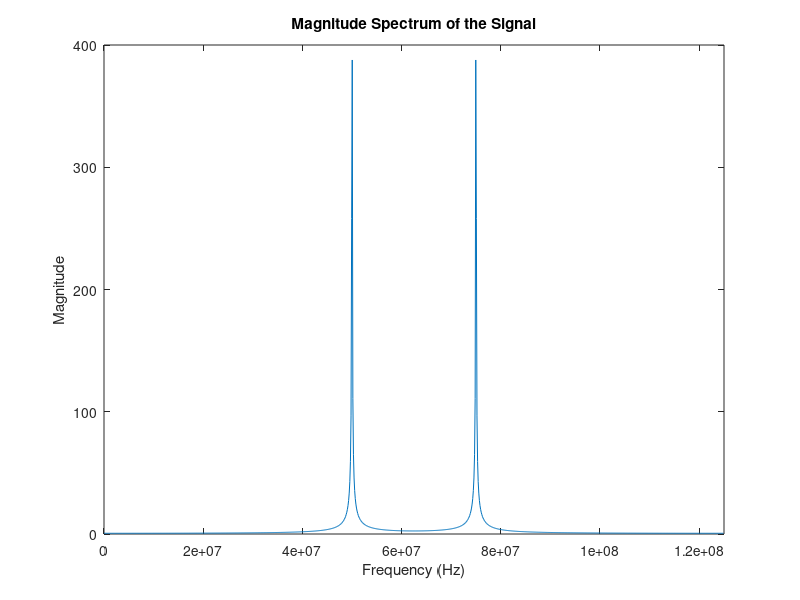

The MATLAB script that drew this image: (Note: this script raises an error after producing the figure.)
%% setup output directory
here = fileparts(mfilename('fullpath'));
outDir = fullfile(here, '..', 'results', 'simulink');
if ~isfolder(outDir), mkdir(outDir); end
%% setup NCO parameters

F    = 50e6;     % 50 MHz signal frequency  (F/Fs = 0.4, same bins as the original 100 MHz / 250 MHz plan)
Fs   = 125e6;    % 125 MHz sampling frequency = FPGA fabric clock (FCLK0)
NFFT = 1024;     % FFT length

expected_FFT_bin       = round((F / Fs) * NFFT)          % 410 (409.6 rounded)
expected_conjugate_bin = NFFT - expected_FFT_bin         % 614

%% Floating-point reference spectrum
t = 0:1/Fs:(NFFT-1)/Fs;                  % NFFT samples
signal = sin(2*pi*F*t);
magnitude_spectrum = abs(fft(signal, NFFT));
frequencies = (0:NFFT-1) * (Fs / NFFT);
figure; plot(frequencies, magnitude_spectrum);
xlabel('Frequency (Hz)'); ylabel('Magnitude');
title('Magnitude Spectrum of the Signal'); xlim([0 Fs]);
saveas(gcf, fullfile(outDir, 'reference_spectrum.png'));

bins = 0:(NFFT-1);

writetable(table(bins', magnitude_spectrum(:), 'VariableNames', {'Bin', 'Magnitude'}), fullfile(outDir, 'reference_frame.csv'));

%% NCO parameters for HDL generation
PHASE_BITS = 32;
phase_increment = round((F / Fs) * 2^PHASE_BITS)        % 1717986918 (0x66666666)
% The NCO block's accumulator is 16 bits, so this acts as
% mod(phase_increment, 2^16) = 26214 (0x6666) per sample.
nco_amplitude = 1.0;
phase_offset  = 0;
dither_bits   = 4;
